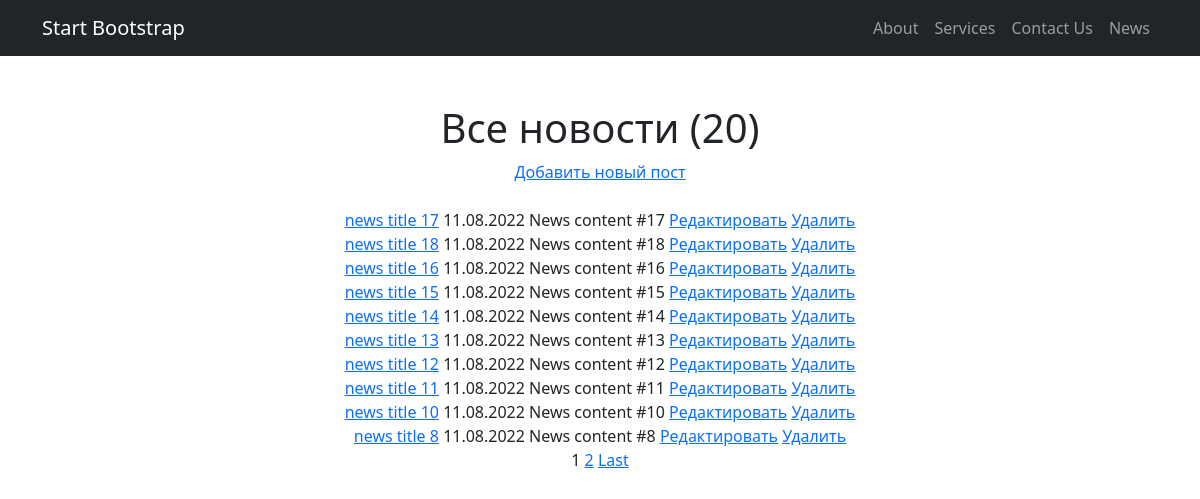
Page /news/ on the committed database.
### news/models.py (models this page shows, shortened)
class Post(models.Model):
    author = models.ForeignKey(Author, on_delete=models.CASCADE)
    NEWS = 'NW'
    ARTICLE = 'AR'
    TYPE_CHOICES = [
        (NEWS, 'news'),
        (ARTICLE, 'article')
    ]
    type = models.CharField(max_length=2, choices=TYPE_CHOICES, default=NEWS)
    date = models.DateTimeField(auto_now_add=True)
    category = models.ManyToManyField(Category, through='PostCategory')
    title = models.CharField(max_length=150)
    content = models.TextField()
    rating = models.IntegerField(default=0)

### news/views.py (the view)
# urls.py: path('', NewsList.as_view()), #news/
class NewsList(ListView):
    model = Post
    template_name = 'news.html'
    context_object_name = 'news'
    queryset = Post.objects.filter(type='NW').order_by('-date')
    paginate_by = 10

### news/templatetags/custom_filters.py (called while the page is built)
@register.filter(name='censor')
def censor(value):
    if isinstance(value, str):
        list_of_stop_words = ["profanity", "curse", "ругательство", "мат"]
        split_str = value.split()
        filtered_str = ' '.join((filter(lambda s: s not in list_of_stop_words, split_str)))
        return str(filtered_str)
    else:
        raise ValueError(f'Нельзя применить цензуру к данному типу: {type(value)}')

### templates/news.html (shortened to what this page needs)
{% extends 'flatpages/default.html' %}
{% load custom_filters %}.
{% block content %}
    <h1>Все новости ({{paginator.count}})</h1>
    <a href="{% url 'post_create' %}">Добавить новый пост</a>
    <br><br>
    {% for n in news %}
        <div>
            <a href="{% url 'news_detail' n.id %}">{{ n.title|censor }}</a>
            {{n.date|date:'d.m.Y'}} {{n.content|truncatechars:50|censor}}
           <td ><a href="{% url 'news_edit' n.id %}"><u>Редактировать</u></a></td>
           <td><a href="{% url 'news_delete' n.id %}"><u> Удалить </u></a></td>
        </div>
    {% endfor %}
    {% if is_paginated %}
        {% for num in page_obj.paginator.page_range %}
            {% if page_obj.number == num %}
                <a>{{ num }}</a>
            {% elif num > page_obj.number|add:'-3' and num < page_obj.number|add:'3' %}
                <a href="?page={{ num }}">{{ num }}</a>
            {% endif %}
        {% endfor %}
        {% if page_obj.has_next %}
            <a href="?page={{ page_obj.paginator.num_pages }}">Last</a>
        {% endif %}
    {% endif %}
{% endblock content %}

### templates/flatpages/default.html (shortened to what this page needs)
{% load static %}
<!DOCTYPE html>
<html lang="en">
    <head>
        <link href="{% static 'css/styles.css' %}" rel="stylesheet" />
    </head>
    <body>
        <nav class="navbar navbar-expand-lg navbar-dark bg-dark">
            <div class="container">
                <a class="navbar-brand" href="#">Start Bootstrap</a>
                <div class="collapse navbar-collapse" id="navbarSupportedContent">
                    <ul class="navbar-nav ms-auto mb-2 mb-lg-0">
                        <li class="nav-item"><a class="nav-link" href="/about/">About</a></li>
                        <li class="nav-item"><a class="nav-link" href="/services/">Services</a></li>
                        <li class="nav-item"><a class="nav-link" href="/contacts/">Contact Us</a></li>
                        <li class="nav-item"><a class="nav-link" href="/news/">News</a></li>
                    </ul>
                </div>
            </div>
        </nav>
        <div class="container">
            <div class="text-center mt-5">
                {% block content %}
                {% endblock content %}
            </div>
        </div>
    </body>
</html>

### rows in the picture
Post: title|censor "news title 17", date "11.08.2022", content|censor "News content #17"
Post: title|censor "news title 18", date "11.08.2022", content|censor "News content #18"
Post: title|censor "news title 16", date "11.08.2022", content|censor "News content #16"
Post: title|censor "news title 15", date "11.08.2022", content|censor "News content #15"
Post: title|censor "news title 14", date "11.08.2022", content|censor "News content #14"
Post: title|censor "news title 13", date "11.08.2022", content|censor "News content #13"
Post: title|censor "news title 12", date "11.08.2022", content|censor "News content #12"
Post: title|censor "news title 11", date "11.08.2022", content|censor "News content #11"
Post: title|censor "news title 10", date "11.08.2022", content|censor "News content #10"
Post: title|censor "news title 8", date "11.08.2022", content|censor "News content #8"

### other values in the picture
{{ paginator.count }} "20"
{{ num }} "1"
{{ num }} "2"
